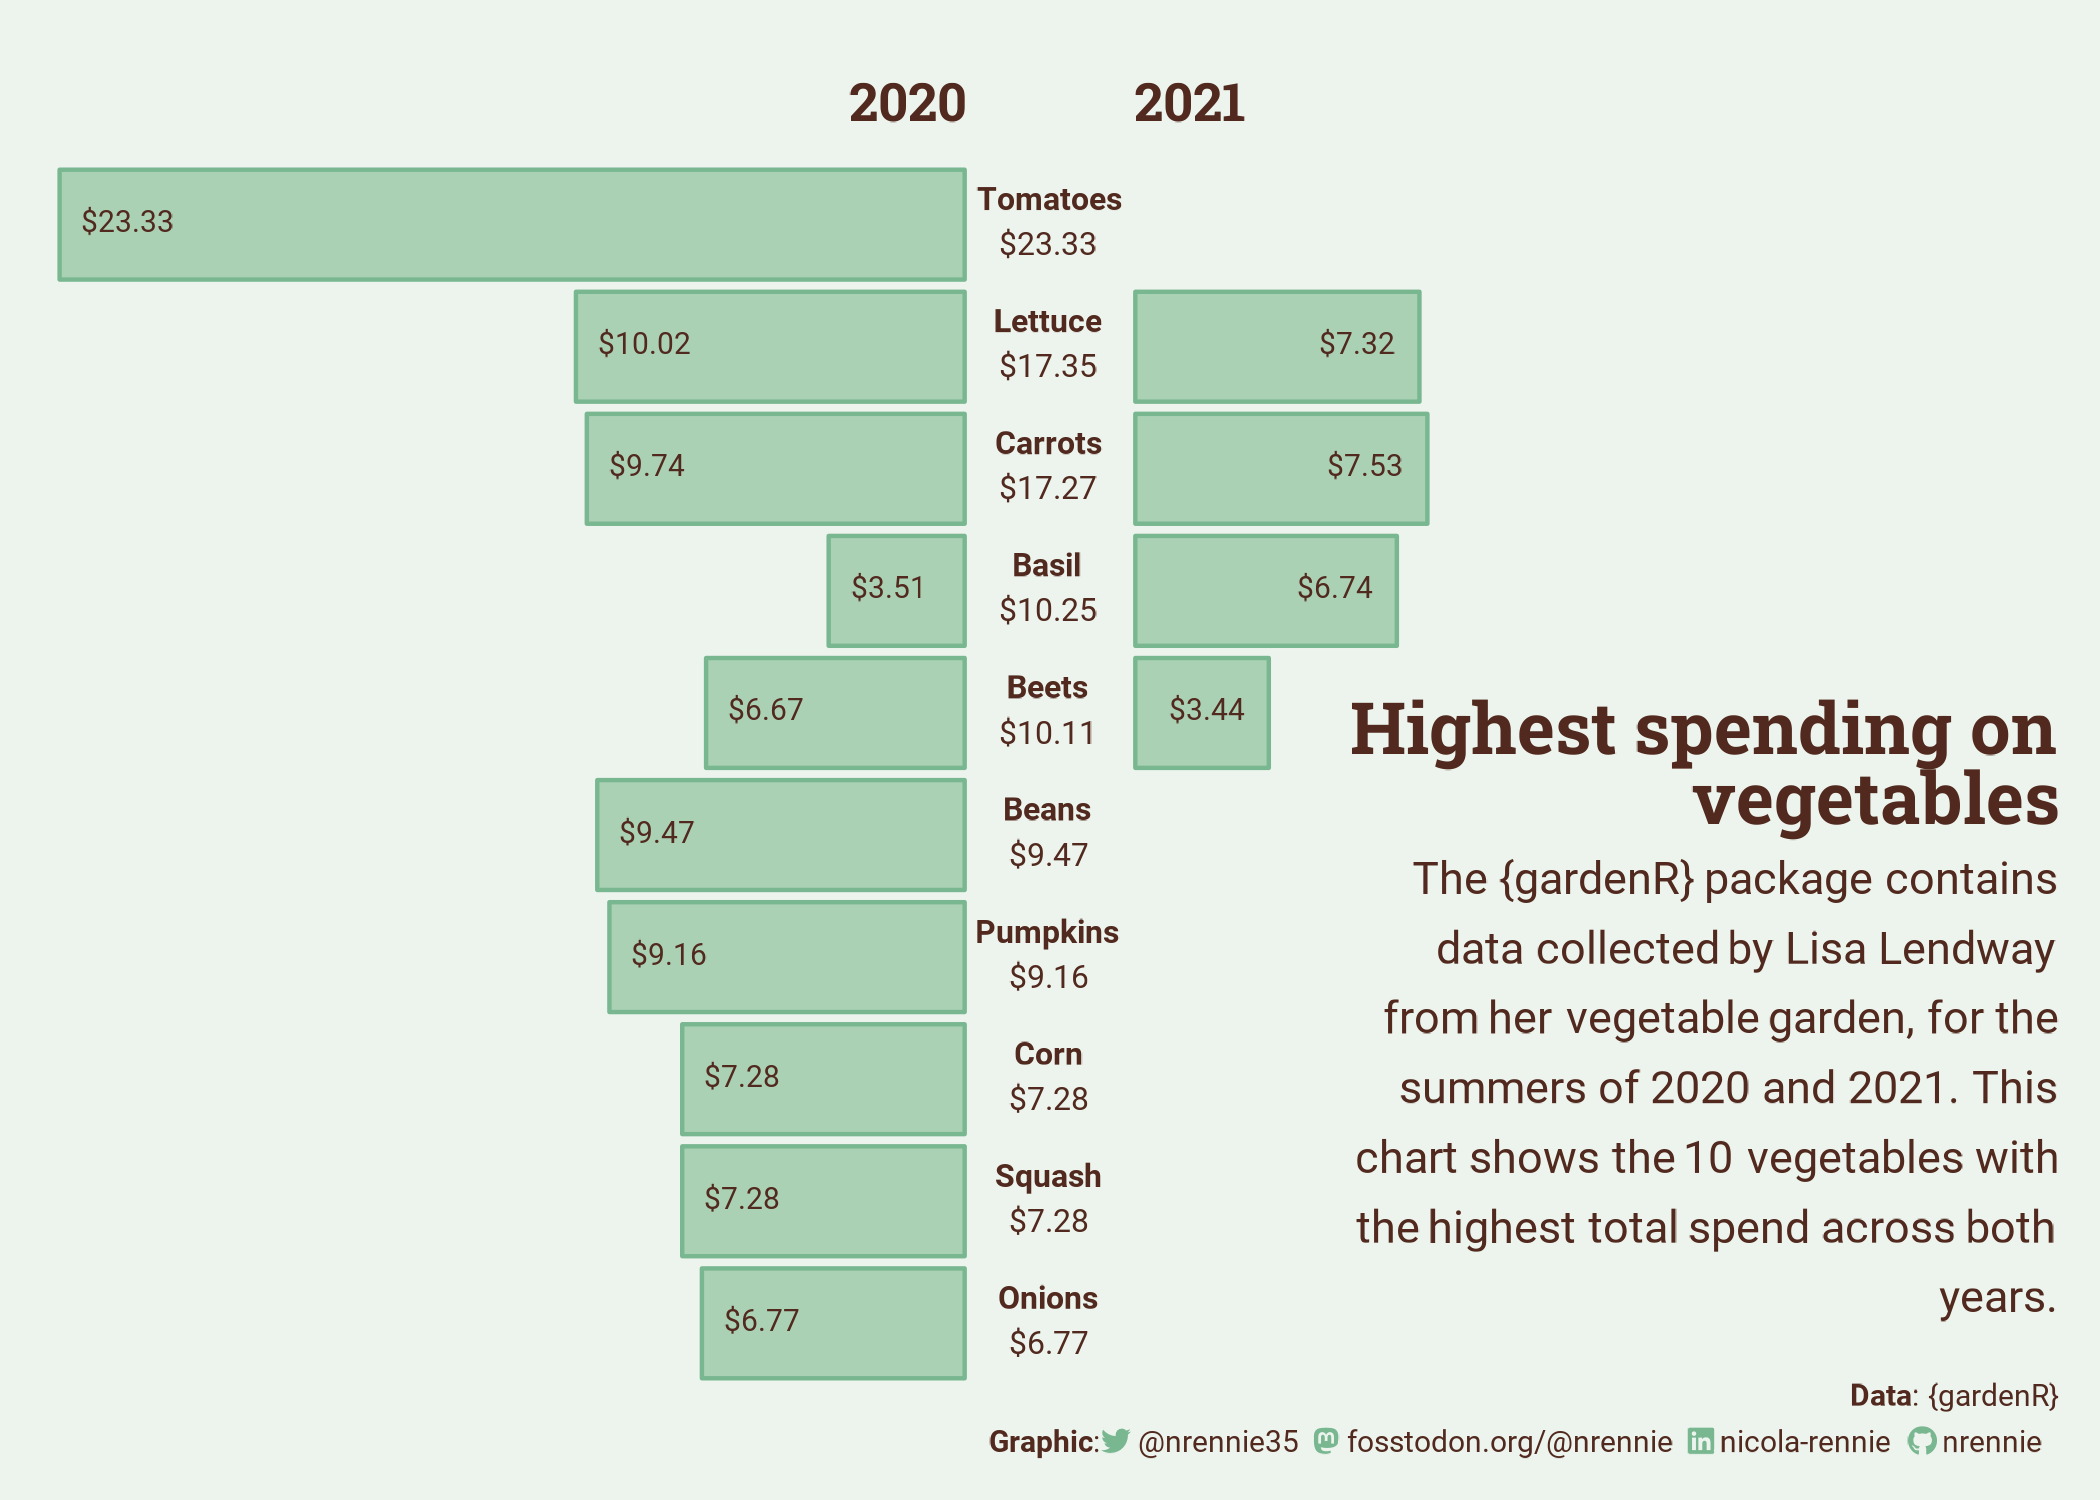

R code for this plot:
# Load packages -----------------------------------------------------------

library(tidyverse)
library(showtext)
library(patchwork)
library(camcorder)
library(ggtext)
library(nrBrand)
library(glue)


# Load data ---------------------------------------------------------------

tuesdata <- tidytuesdayR::tt_load("2024-05-28")
harvest_2020 <- tuesdata$harvest_2020
harvest_2021 <- tuesdata$harvest_2021
planting_2020 <- tuesdata$planting_2020
planting_2021 <- tuesdata$planting_2021
spending_2020 <- tuesdata$spending_2020
spending_2021 <- tuesdata$spending_2021


# Load fonts --------------------------------------------------------------

font_add_google("Roboto", "roboto")
font_add_google("Roboto Slab", "roboto_slab")
showtext_auto()


# Define colours and fonts-------------------------------------------------

bg_col <- "#EDF4ED"
mid_col <- "#ABD1B5"
text_col <- "#51291E"
highlight_col <- "#79B791"

body_font <- "roboto"
title_font <- "roboto_slab"


# Data wrangling ----------------------------------------------------------

spending <- list(spending_2020, spending_2021)
names(spending) <- c("2020", "2021")
spending_data <- spending |>
  bind_rows(.id = "year") |>
  group_by(year, vegetable) |>
  summarise(cost = sum(price_with_tax)) |>
  ungroup() |> 
  filter(
    !(vegetable %in% c(
      "enriched topsoil", "raised garden blend", 
      "dirt", "potting soil", "straw"))
  )

total_spend <- spending_data |>
  group_by(vegetable) |>
  summarise(cost = sum(cost)) |>
  ungroup() |>
  arrange(desc(cost)) |>
  slice_head(n = 10)

spend_order <- total_spend |>
  pull(vegetable) |>
  rev()

plot_data <- spending_data |>
  filter(vegetable %in% spend_order) |>
  complete(year, vegetable) |>
  mutate(vegetable = factor(vegetable, levels = spend_order))

spend_labels <- total_spend |>
  mutate(vegetable = factor(vegetable, levels = spend_order)) |>
  mutate(cost_lab = glue("**{str_to_title(vegetable)}**<br>${round(cost, 2)}"))


# Start recording ---------------------------------------------------------

gg_record(
  dir = file.path("2024", "2024-05-28", "recording"),
  device = "png",
  width = 7,
  height = 5,
  units = "in",
  dpi = 300
)


# Define text -------------------------------------------------------------

social <- nrBrand::social_caption(
  bg_colour = bg_col,
  icon_colour = highlight_col,
  font_colour = text_col,
  font_family = body_font
)
title <- glue("<span style='font-size:54pt;font-family:{title_font};'>**Highest spending on vegetables**</span><br>")
st <- "The {gardenR} package contains data collected by Lisa Lendway from her
vegetable garden, for the summers of 2020 and 2021. This chart shows the 10 vegetables with the highest 
total spend across both years."
tag <- paste0(
  title, st
)
cap <- paste0(
  "**Data**: {gardenR}<br>**Graphic**:", social
)


# Plot --------------------------------------------------------------------

dodge <- 2.2

ggplot() +
  # bar charts
  geom_rect(
    data = filter(plot_data, year == 2020),
    mapping = aes(
      xmin = -1 * dodge, xmax = (-1 * dodge) - cost,
      ymin = as.numeric(vegetable) - 0.45,
      ymax = as.numeric(vegetable) + 0.45
    ),
    fill = mid_col,
    colour = highlight_col,
  ) +
  geom_rect(
    data = filter(plot_data, year == 2021),
    mapping = aes(
      xmin = dodge, xmax = dodge + cost,
      ymin = as.numeric(vegetable) - 0.45,
      ymax = as.numeric(vegetable) + 0.45
    ),
    fill = mid_col,
    colour = highlight_col,
  ) +
  # year money labels
  ggtext::geom_textbox(
    data = drop_na(plot_data),
    mapping = aes(
      x = case_when(
        year == 2020 ~ (-1 * dodge) - cost,
        TRUE ~ dodge + cost
      ),
      y = as.numeric(vegetable),
      label = glue("${round(cost, 2)}"),
      hjust = case_when(
        year == 2021 ~ 1,
        TRUE ~ 0
      ),
      halign = case_when(
        year == 2021 ~ 1,
        TRUE ~ 0
      )
    ),
    family = body_font,
    size = 8,
    fill = NA,
    colour = text_col,
    lineheight = 0.45,
    box.colour = NA
  ) +
  # money labels
  ggtext::geom_textbox(
    data = spend_labels,
    mapping = aes(
      x = 0,
      y = as.numeric(vegetable),
      label = cost_lab
    ),
    family = body_font,
    size = 8.5,
    fill = NA,
    hjust = 0.5,
    halign = 0.5,
    colour = text_col,
    lineheight = 0.45,
    box.colour = NA
  ) +
  # year labels
  annotate(
    "text",
    x = -1 * dodge, y = 11, label = "2020",
    family = title_font,
    size = 14,
    hjust = 1,
    fontface = "bold",
    colour = text_col
  ) +
  annotate(
    "text",
    x = dodge, y = 11, label = "2021",
    family = title_font,
    size = 14,
    hjust = 0,
    fontface = "bold",
    colour = text_col
  ) +
  scale_x_continuous(limits = c(-26, 26)) +
  scale_y_continuous(limits = c(0.5, 11.5)) +
  coord_cartesian(expand = FALSE) +
  # text
  labs(tag = tag, caption = cap) +
  # styling
  theme_void(base_family = body_font, base_size = 28) +
  theme(
    plot.margin = margin(10, 10, 10, 10),
    plot.background = element_rect(fill = bg_col, colour = bg_col),
    panel.background = element_rect(fill = bg_col, colour = bg_col),
    plot.tag.position = c(1, 0.3),
    plot.tag = element_textbox_simple(
      colour = text_col,
      hjust = 1,
      halign = 1,
      margin = margin(b = 10, t = 0),
      lineheight = 0.5,
      family = body_font,
      maxwidth = 0.6,
    ),
    plot.caption = element_textbox_simple(
      colour = text_col,
      hjust = 1,
      halign = 1,
      margin = margin(b = 0, t = 0),
      lineheight = 0.5,
      family = body_font
    )
  )


# Save gif ----------------------------------------------------------------

gg_playback(
  name = file.path("2024", "2024-05-28", paste0("20240528", ".gif")),
  first_image_duration = 4,
  last_image_duration = 20,
  frame_duration = .25,
  background = bg_col
)
